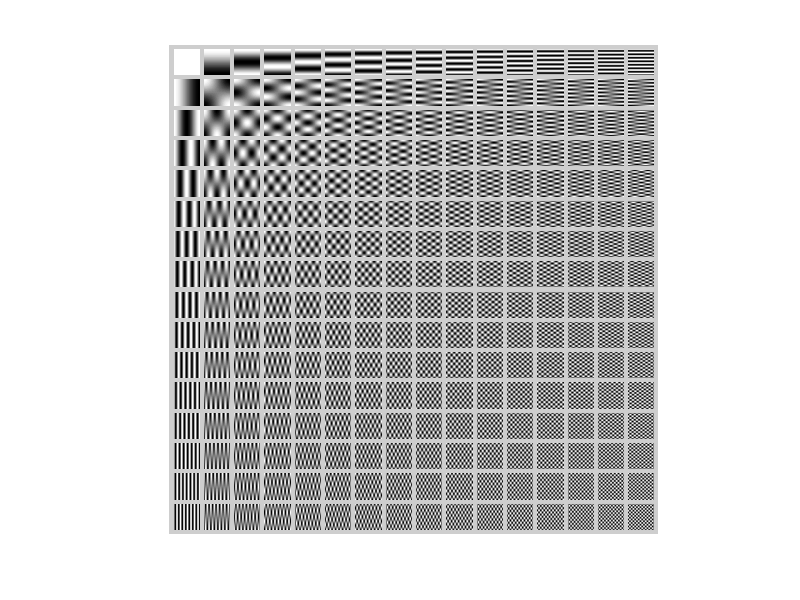

Source code (MATLAB):
%% Produce illustration of 2D DCT basis functions.

% SETTINGS
N = 16;  % Size along each dimension
n = 301; % Resolution of the image
b=ceil(0.15*n); % border between subplots
% END SETTINGS

P = ones((n+b)*N+b)*0.6;
for i=0:N-1
    for j=0:N-1
        [u,v] = meshgrid(linspace(-0.5,N-0.5,n));
        F = cos(pi*(2*u+1)*i*0.5/N).*cos(pi*(2*v+1)*j*0.5/N);
%         if i == 0
%              F = F / sqrt(2);
%         end
%         if j == 0
%              F = F / sqrt(2);
%         end
        P((b+(n+b)*i+1):(b+(n+b)*i+n),(b+(n+b)*j+1):(b+(n+b)*j+n)) = F;
    end
end

figure, imagesc(P), colormap(gray), axis off, axis square;
